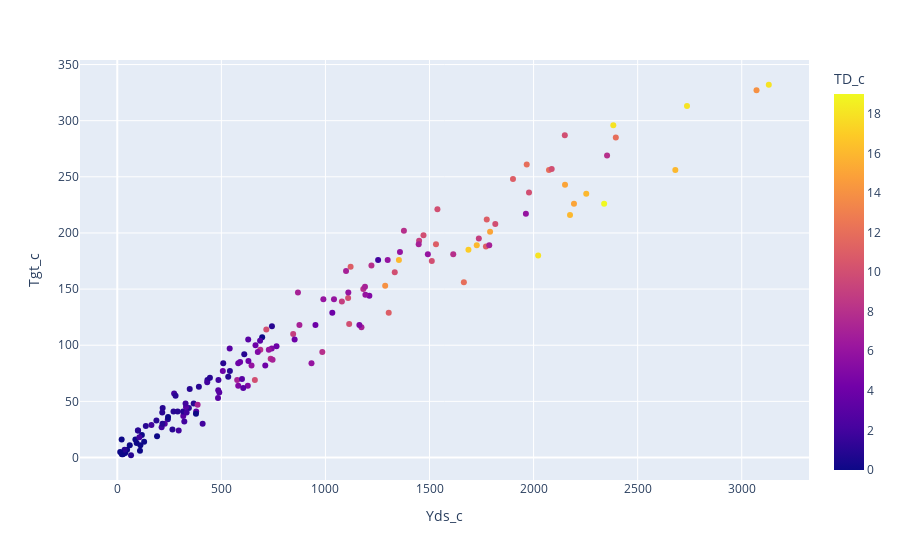

This figure's notebook cell:
### Code cell
fig = px.scatter(wr, 'Yds_c', 'Tgt_c', color='TD_c', hover_name=wr.index)
fig.show()

### Figure 1 — Plotly figure (JSON) as saved in the notebook; plotly's stock layout.template omitted (floating-point values rounded to 4 significant figures; data arrays with more than 128 entries replaced by an {"elided": "..."} marker saying what was removed)
{"data": [{"hovertemplate": "<b>%{hovertext}</b><br><br>Yds_c=%{x}<br>Tgt_c=%{y}<br>TD_c=%{marker.color}<extra></extra>", "hovertext": {"elided": "155 str values"}, "legendgroup": "", "marker": {"color": {"elided": "155 int values"}, "coloraxis": "coloraxis", "symbol": "circle"}, "mode": "markers", "name": "", "showlegend": false, "type": "scatter", "x": {"elided": "155 int values"}, "xaxis": "x", "y": {"elided": "155 int values"}, "yaxis": "y"}], "layout": {"autosize": true, "coloraxis": {"colorbar": {"title": {"text": "TD_c"}}, "colorscale": [[0, "#0d0887"], [0.1111, "#46039f"], [0.2222, "#7201a8"], [0.3333, "#9c179e"], [0.4444, "#bd3786"], [0.5556, "#d8576b"], [0.6667, "#ed7953"], [0.7778, "#fb9f3a"], [0.8889, "#fdca26"], [1, "#f0f921"]]}, "legend": {"tracegroupgap": 0}, "margin": {"t": 60}, "xaxis": {"anchor": "y", "autorange": true, "domain": [0, 1], "range": [-178.0, 3322.0], "title": {"text": "Yds_c"}, "type": "linear"}, "yaxis": {"anchor": "x", "autorange": true, "domain": [0, 1], "range": [-21.4, 355.4], "title": {"text": "Tgt_c"}, "type": "linear"}}}
